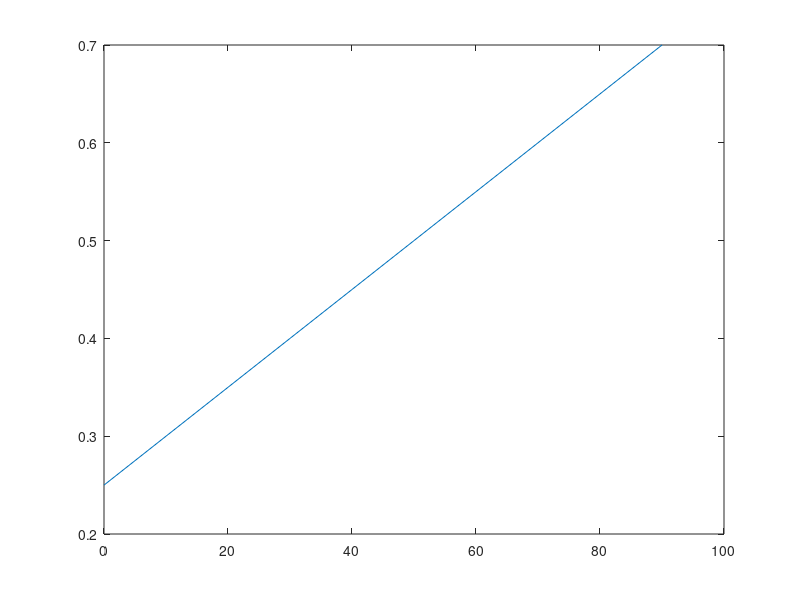

Write MATLAB code to recreate this figure.
clear all;
clc;

Ca = 90:-10:0;
Cr = [7 13 18 22 25 27 28 28 27 25];
Ca0 = 100;
Caf = 20;
FIm = Cr./(Ca0 - Ca);
plot(Ca,FIm);
FIext = polyfit(Ca,FIm,1);
FI0 = polyval(FIext,100);
Ca = [Ca0 Ca];
FIm = [FI0 FIm];

Crf = -1 * trapz(Ca(1:9),FIm(1:9))